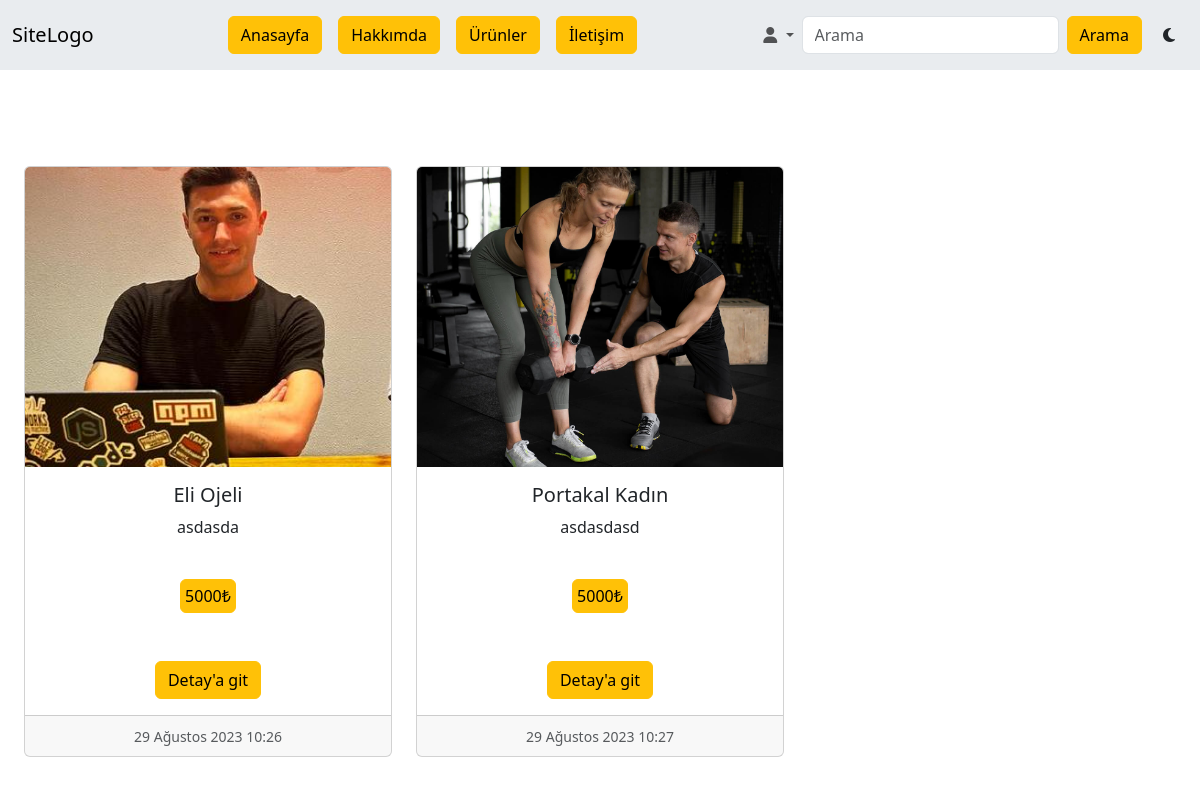
The app's page /urunlerimiz with its own data.
### siteApp/models.py (models this page shows, shortened)
class Tasarim(models.Model):
    image = models.ImageField(("Resim Dosya"), upload_to="", height_field=None, width_field=None, max_length=None)
    fiyat = models.IntegerField(("Fiyat"), blank=True)
    sanatci = models.ForeignKey(User, verbose_name=("Sanatci"), on_delete=models.CASCADE)
    sanatEseriBaslik = models.CharField(("Sanat Eseri Başlığı"), max_length=500)
    sanatEseriAciklamasi = models.TextField(("Sanat Eseri İçeriği"), max_length=500)
    createdAt = models.DateTimeField(("Oluşturulma Tarihi"), auto_now=True)

### siteApp/views.py (the view)
# urls.py: path('urunlerimiz', urunler, name='urun'),
def urunler(request):
    context = {}
    urunler = Tasarim.objects.all()
    context['urunler'] = urunler
    return render(request, "urunler.html", context)

### siteApp/templates/urunler.html (shortened to what this page needs)
{% extends "base.html" %}
{% block site-icerik %}
<div class="row justify-content-center m-0">
        {% include "./Components/_arts.html" %}
</div>
{% endblock site-icerik %}

### siteApp/templates/Components/_arts.html (shortened to what this page needs)
<div class="row justify-center mt-5">
    {% if searchUrunler is None %}
    {% for urun in urunler %}
    <div class="col-md-4">
        <div class="card mt-5">
            <img src={{urun.image}} class="card-img-top object-fit-cover" height="300px"  alt="...">
            <div class="card-body">
                <h5 class="card-title text-center">{{urun.sanatEseriBaslik}}</h5>
                <p style="overflow: hidden;" class="card-text text-center">{{urun.sanatEseriAciklamasi}}</p>
            </div>
            <div class="card-body text-center">
                <button class="btn btn-warning p-md-1 my-1 text-decoration-none mb-3 mt-2" role="button">
                    {{urun.fiyat}}₺
                </button>
            </div>
            <div class="card-body text-center">
                <button class="btn btn-warning"><a class="link-underline link-underline-opacity-0 link-body-emphasis" href="{% url 'urundetay' urun.id %}">Detay'a git</a></button>
            </div>
            <div class="card-footer text-center">
                <small class="text-body-secondary">{{urun.createdAt}}</small>
            </div>
        </div>
    </div>
    {% endfor %}
    {% endif %}
</div>

### siteApp/static/css/style.css (style rules this page uses)
* { margin: 0; padding: 0; box-sizing: border-box; }

### records on screen
Tasarim: image (picture), sanatEseriBaslik "Eli Ojeli", sanatEseriAciklamasi "asdasda", fiyat "5000", createdAt "29 Ağustos 2023 10:26"
Tasarim: image (picture), sanatEseriBaslik "Portakal Kadın", sanatEseriAciklamasi "asdasdasd", fiyat "5000", createdAt "29 Ağustos 2023 10:27"
